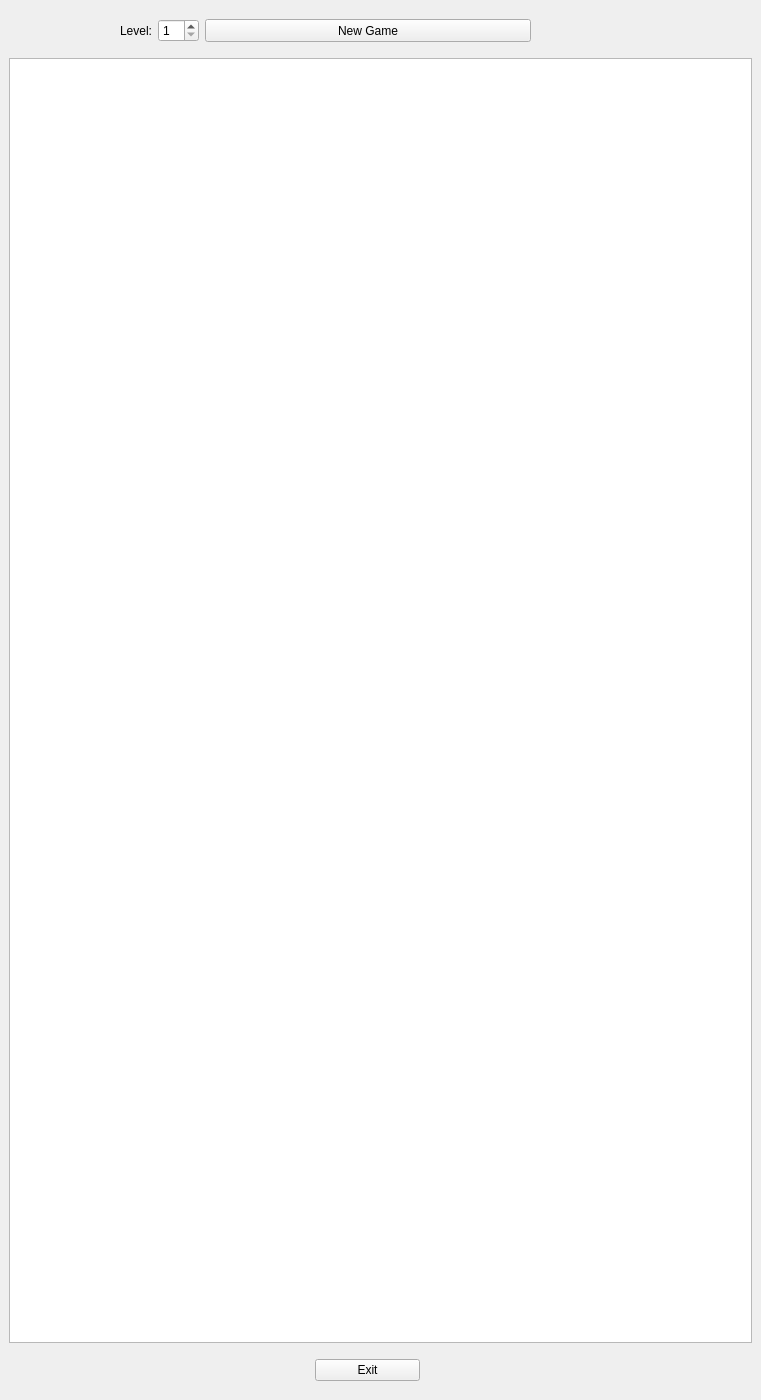
<?xml version="1.0" encoding="UTF-8"?>
<ui version="4.0">
 <class>MainWindow</class>
 <widget class="QMainWindow" name="MainWindow">
  <property name="geometry">
   <rect>
    <x>0</x>
    <y>0</y>
    <width>761</width>
    <height>1400</height>
   </rect>
  </property>
  <property name="sizePolicy">
   <sizepolicy hsizetype="Preferred" vsizetype="Preferred">
    <horstretch>0</horstretch>
    <verstretch>0</verstretch>
   </sizepolicy>
  </property>
  <property name="mouseTracking">
   <bool>false</bool>
  </property>
  <property name="focusPolicy">
   <enum>Qt::ClickFocus</enum>
  </property>
  <property name="windowTitle">
   <string>MainWindow</string>
  </property>
  <property name="layoutDirection">
   <enum>Qt::LeftToRight</enum>
  </property>
  <property name="autoFillBackground">
   <bool>false</bool>
  </property>
  <property name="dockNestingEnabled">
   <bool>false</bool>
  </property>
  <property name="unifiedTitleAndToolBarOnMac">
   <bool>false</bool>
  </property>
  <widget class="QWidget" name="centralwidget">
   <layout class="QGridLayout" name="gridLayout">
    <item row="4" column="5">
     <spacer name="verticalSpacer">
      <property name="orientation">
       <enum>Qt::Vertical</enum>
      </property>
      <property name="sizeHint" stdset="0">
       <size>
        <width>20</width>
        <height>10</height>
       </size>
      </property>
     </spacer>
    </item>
    <item row="5" column="0" colspan="8">
     <widget class="QTableView" name="tableView">
      <property name="sizePolicy">
       <sizepolicy hsizetype="Expanding" vsizetype="Expanding">
        <horstretch>50</horstretch>
        <verstretch>50</verstretch>
       </sizepolicy>
      </property>
      <attribute name="horizontalHeaderVisible">
       <bool>false</bool>
      </attribute>
      <attribute name="horizontalHeaderCascadingSectionResizes">
       <bool>false</bool>
      </attribute>
      <attribute name="verticalHeaderVisible">
       <bool>false</bool>
      </attribute>
     </widget>
    </item>
    <item row="10" column="4">
     <spacer name="verticalSpacer_2">
      <property name="orientation">
       <enum>Qt::Vertical</enum>
      </property>
      <property name="sizeType">
       <enum>QSizePolicy::Fixed</enum>
      </property>
      <property name="sizeHint" stdset="0">
       <size>
        <width>10</width>
        <height>10</height>
       </size>
      </property>
     </spacer>
    </item>
    <item row="2" column="4">
     <spacer name="verticalSpacer_4">
      <property name="orientation">
       <enum>Qt::Vertical</enum>
      </property>
      <property name="sizeHint" stdset="0">
       <size>
        <width>20</width>
        <height>10</height>
       </size>
      </property>
     </spacer>
    </item>
    <item row="3" column="1">
     <widget class="QLabel" name="label">
      <property name="sizePolicy">
       <sizepolicy hsizetype="Fixed" vsizetype="Preferred">
        <horstretch>0</horstretch>
        <verstretch>0</verstretch>
       </sizepolicy>
      </property>
      <property name="text">
       <string>Level:</string>
      </property>
     </widget>
    </item>
    <item row="3" column="2">
     <widget class="QSpinBox" name="spinBox">
      <property name="sizePolicy">
       <sizepolicy hsizetype="Fixed" vsizetype="Fixed">
        <horstretch>0</horstretch>
        <verstretch>0</verstretch>
       </sizepolicy>
      </property>
      <property name="minimum">
       <number>1</number>
      </property>
     </widget>
    </item>
    <item row="7" column="4">
     <spacer name="verticalSpacer_3">
      <property name="orientation">
       <enum>Qt::Vertical</enum>
      </property>
      <property name="sizeType">
       <enum>QSizePolicy::Fixed</enum>
      </property>
      <property name="sizeHint" stdset="0">
       <size>
        <width>10</width>
        <height>10</height>
       </size>
      </property>
     </spacer>
    </item>
    <item row="8" column="4">
     <widget class="QPushButton" name="pushButton_2">
      <property name="text">
       <string>Exit</string>
      </property>
     </widget>
    </item>
    <item row="3" column="3" colspan="3">
     <layout class="QHBoxLayout" name="horizontalLayout_5">
      <property name="sizeConstraint">
       <enum>QLayout::SetNoConstraint</enum>
      </property>
      <item>
       <widget class="QPushButton" name="pushButton">
        <property name="sizePolicy">
         <sizepolicy hsizetype="Fixed" vsizetype="Fixed">
          <horstretch>0</horstretch>
          <verstretch>0</verstretch>
         </sizepolicy>
        </property>
        <property name="maximumSize">
         <size>
          <width>500</width>
          <height>500</height>
         </size>
        </property>
        <property name="sizeIncrement">
         <size>
          <width>0</width>
          <height>0</height>
         </size>
        </property>
        <property name="baseSize">
         <size>
          <width>50</width>
          <height>0</height>
         </size>
        </property>
        <property name="focusPolicy">
         <enum>Qt::NoFocus</enum>
        </property>
        <property name="contextMenuPolicy">
         <enum>Qt::ActionsContextMenu</enum>
        </property>
        <property name="statusTip">
         <string notr="true"/>
        </property>
        <property name="layoutDirection">
         <enum>Qt::RightToLeft</enum>
        </property>
        <property name="autoFillBackground">
         <bool>false</bool>
        </property>
        <property name="text">
         <string>New Game</string>
        </property>
        <property name="iconSize">
         <size>
          <width>10</width>
          <height>10</height>
         </size>
        </property>
        <property name="checkable">
         <bool>false</bool>
        </property>
        <property name="autoRepeat">
         <bool>false</bool>
        </property>
        <property name="autoDefault">
         <bool>false</bool>
        </property>
       </widget>
      </item>
     </layout>
    </item>
   </layout>
  </widget>
 </widget>
 <resources/>
 <connections/>
</ui>
